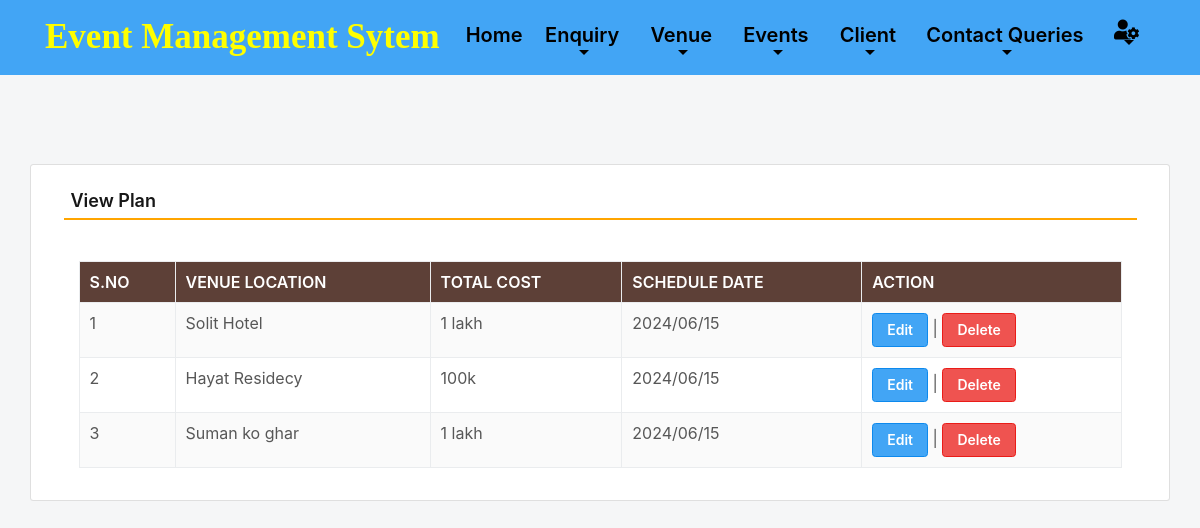
The app's page /viewPlan (signed in) with its own data.
### event/models.py (models this page shows, shortened)
class Plan(models.Model):
    name = models.CharField(max_length=150, null=True)
    amount = models.CharField(max_length=15, null=True)
    duration = models.CharField(max_length=15, null=True)

### event/views.py (the view)
# urls.py: path('viewPlan', viewPlan, name='viewPlan'),
def viewPlan(request):
    if not request.user.is_authenticated:
        return redirect(admin_login)
    plan = Plan.objects.all()
    return render(request,'viewPlan.html', locals())

### event/templates/viewPlan.html (shortened to what this page needs)
{% include 'admin_nav.html' %} {% load static %} {% block main %}
<html lang="en" class="no-focus">
  <link
    rel="stylesheet"
    id="css-main"
    href="{% static 'css1/codebase.min.css' %}"
  />
  <br /><br /><br /><br />
  <div class="container card shadow mt-5">
    <div class="card-body">
      <h5 class="p-2" style="border-bottom: 2px solid orange">View Plan</h5>
      <br />
      <div class="container-fluid">
        <table
          id="example"
          class="table table-striped table-bordered"
          style="width: 100%"
        >
          <thead class="text-white" style="background-color: #5d4037">
            <tr>
              <th>S.No</th>
              <th>Venue Location</th>
              <th>Total Cost</th>
              <th>Schedule Date</th>
              <th>Action</th>
            </tr>
          </thead>
          <tbody>
            {% for i in plan %}
            <tr>
              <td>{{forloop.counter}}</td>
              <td>{{i.name}}</td>
              <td>{{i.amount}}</td>
              <td>{{i.duration}}</td>
              <td>
                <a href="{% url 'edit_Plan' i.id %}" class="btn btn-primary"
                  >Edit</a
                >
                |
                <a
                  href="{% url 'delete_Plan' i.id %}"
                  class="btn btn-danger"
                  onclick="return confirm('Are you sure to delete this Plan ?')"
                  >Delete</a
                >
              </td>
            </tr>
            {% endfor %}
          </tbody>
        </table>
      </div>
    </div>
  </div>
  <link
    rel="stylesheet"
    href="https://use.fontawesome.com/releases/v5.6.3/css/all.css"
  />
</html>
{% endblock %}

### records on screen
Plan: name "Solit Hotel", amount "1 lakh", duration "2024/06/15"
Plan: name "Hayat Residecy", amount "100k", duration "2024/06/15"
Plan: name "Suman ko ghar", amount "1 lakh", duration "2024/06/15"
